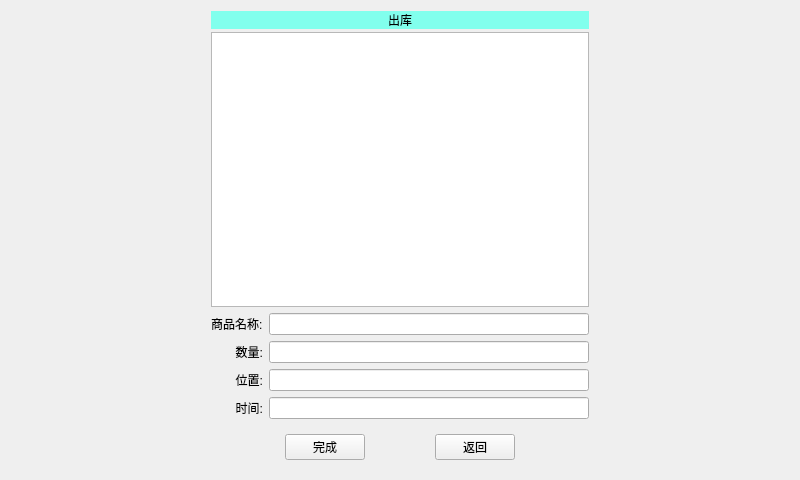
<?xml version="1.0" encoding="UTF-8"?>
<ui version="4.0">
 <class>OutSW</class>
 <widget class="QWidget" name="OutSW">
  <property name="geometry">
   <rect>
    <x>0</x>
    <y>0</y>
    <width>800</width>
    <height>480</height>
   </rect>
  </property>
  <property name="windowTitle">
   <string>Form</string>
  </property>
  <layout class="QHBoxLayout" name="horizontalLayout">
   <item>
    <spacer name="horizontalSpacer_4">
     <property name="orientation">
      <enum>Qt::Horizontal</enum>
     </property>
     <property name="sizeType">
      <enum>QSizePolicy::Fixed</enum>
     </property>
     <property name="sizeHint" stdset="0">
      <size>
       <width>200</width>
       <height>20</height>
      </size>
     </property>
    </spacer>
   </item>
   <item>
    <layout class="QGridLayout" name="gridLayout_13">
     <item row="0" column="0">
      <layout class="QGridLayout" name="gridLayout_14">
       <property name="horizontalSpacing">
        <number>0</number>
       </property>
       <property name="verticalSpacing">
        <number>3</number>
       </property>
       <item row="1" column="0">
        <widget class="QTableWidget" name="tableWidget_4"/>
       </item>
       <item row="0" column="0">
        <widget class="QLabel" name="label_16">
         <property name="styleSheet">
          <string notr="true">background-color: rgb(129, 255, 237);
font: 75 16pt &quot;Arial&quot;;</string>
         </property>
         <property name="text">
          <string>出库</string>
         </property>
         <property name="alignment">
          <set>Qt::AlignCenter</set>
         </property>
        </widget>
       </item>
      </layout>
     </item>
     <item row="1" column="0">
      <layout class="QGridLayout" name="gridLayout_15">
       <item row="0" column="0">
        <widget class="QLabel" name="label_17">
         <property name="text">
          <string>商品名称:</string>
         </property>
        </widget>
       </item>
       <item row="0" column="1">
        <widget class="QLineEdit" name="LE_ID_4"/>
       </item>
       <item row="1" column="0">
        <widget class="QLabel" name="label_18">
         <property name="text">
          <string>数量:</string>
         </property>
         <property name="alignment">
          <set>Qt::AlignRight|Qt::AlignTrailing|Qt::AlignVCenter</set>
         </property>
        </widget>
       </item>
       <item row="1" column="1">
        <widget class="QLineEdit" name="LE_Num_4"/>
       </item>
       <item row="2" column="0">
        <widget class="QLabel" name="label_19">
         <property name="text">
          <string>位置:</string>
         </property>
         <property name="alignment">
          <set>Qt::AlignRight|Qt::AlignTrailing|Qt::AlignVCenter</set>
         </property>
        </widget>
       </item>
       <item row="2" column="1">
        <widget class="QLineEdit" name="LE_Site_4"/>
       </item>
       <item row="3" column="0">
        <widget class="QLabel" name="label_20">
         <property name="text">
          <string>时间:</string>
         </property>
         <property name="alignment">
          <set>Qt::AlignRight|Qt::AlignTrailing|Qt::AlignVCenter</set>
         </property>
        </widget>
       </item>
       <item row="3" column="1">
        <widget class="QLineEdit" name="LE_Date_4"/>
       </item>
      </layout>
     </item>
     <item row="2" column="0">
      <widget class="QWidget" name="widget_4" native="true">
       <layout class="QGridLayout" name="gridLayout_16">
        <item row="0" column="1">
         <widget class="QPushButton" name="BtnOK_4">
          <property name="text">
           <string>完成</string>
          </property>
         </widget>
        </item>
        <item row="0" column="2">
         <spacer name="horizontalSpacer_12">
          <property name="orientation">
           <enum>Qt::Horizontal</enum>
          </property>
          <property name="sizeHint" stdset="0">
           <size>
            <width>40</width>
            <height>20</height>
           </size>
          </property>
         </spacer>
        </item>
        <item row="0" column="3">
         <widget class="QPushButton" name="BtnBack_4">
          <property name="text">
           <string>返回</string>
          </property>
         </widget>
        </item>
        <item row="0" column="0">
         <spacer name="horizontalSpacer_13">
          <property name="orientation">
           <enum>Qt::Horizontal</enum>
          </property>
          <property name="sizeHint" stdset="0">
           <size>
            <width>40</width>
            <height>20</height>
           </size>
          </property>
         </spacer>
        </item>
        <item row="0" column="4">
         <spacer name="horizontalSpacer_14">
          <property name="orientation">
           <enum>Qt::Horizontal</enum>
          </property>
          <property name="sizeHint" stdset="0">
           <size>
            <width>40</width>
            <height>20</height>
           </size>
          </property>
         </spacer>
        </item>
       </layout>
      </widget>
     </item>
    </layout>
   </item>
   <item>
    <spacer name="horizontalSpacer_5">
     <property name="orientation">
      <enum>Qt::Horizontal</enum>
     </property>
     <property name="sizeType">
      <enum>QSizePolicy::Fixed</enum>
     </property>
     <property name="sizeHint" stdset="0">
      <size>
       <width>200</width>
       <height>20</height>
      </size>
     </property>
    </spacer>
   </item>
  </layout>
 </widget>
 <resources/>
 <connections/>
</ui>
